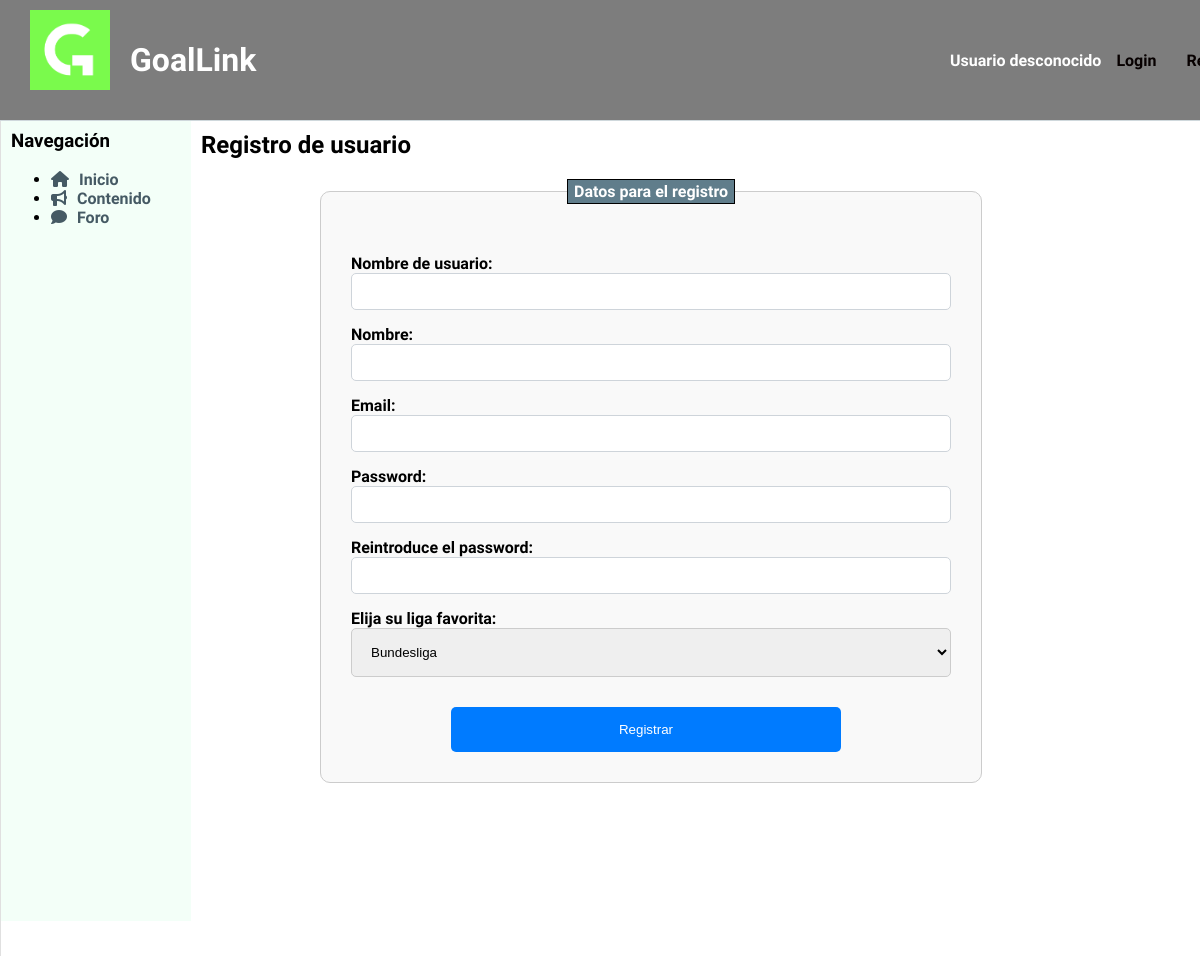
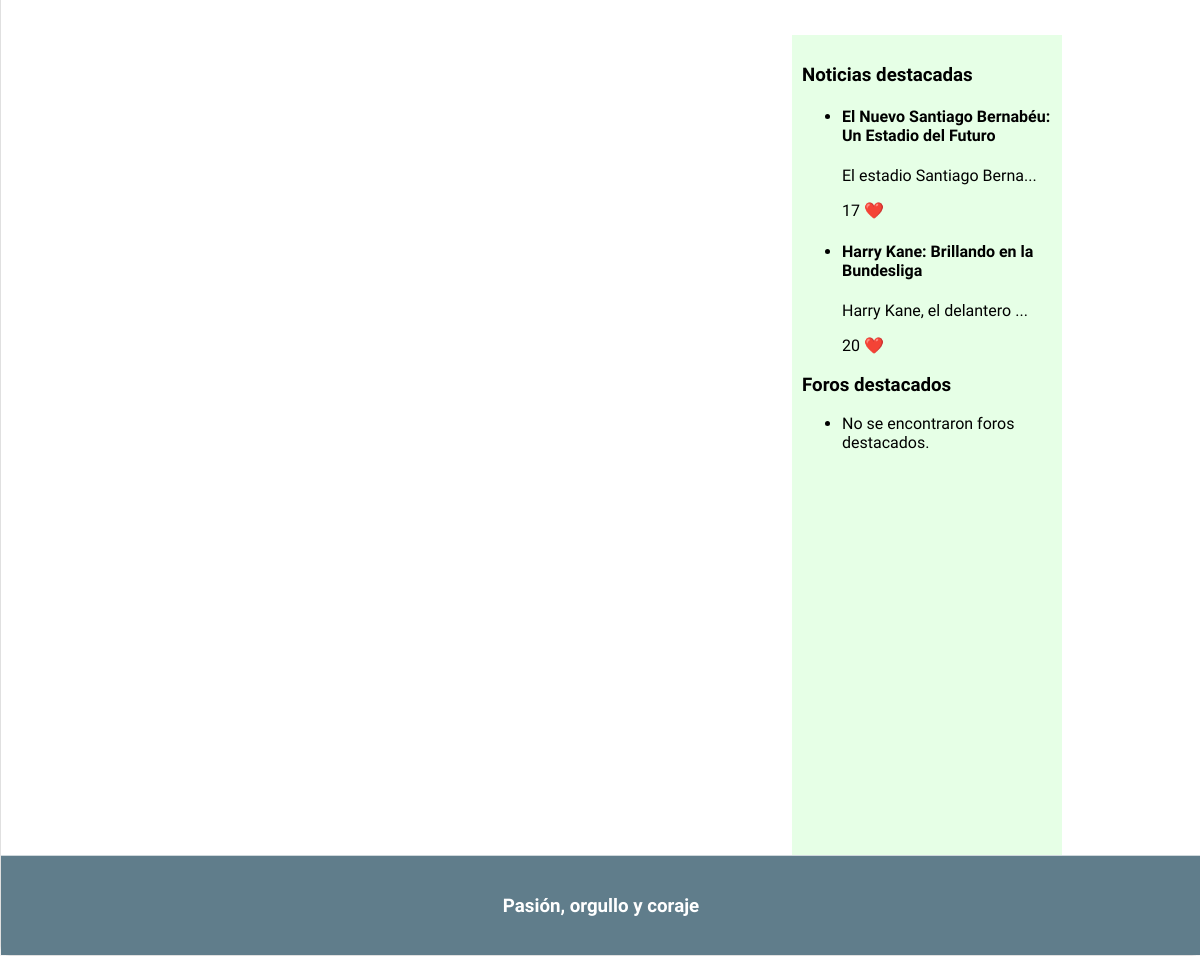
/anadirUsuario.php, run on the app's committed database (2 pictures, top to bottom).
### tables this page shows
CREATE TABLE `noticia` (
  `id` int(11) NOT NULL,
  `titulo` varchar(100) NOT NULL,
  `id_autor` int(11) DEFAULT NULL,
  `contenido` text DEFAULT NULL,
  `fecha` date NOT NULL,
  `likes` int(11) DEFAULT 0,
  `destacado` tinyint(1) NOT NULL DEFAULT 0,
  `imagen1` longblob DEFAULT NULL,
  `liga` varchar(20) DEFAULT NULL
);

### includes/src/ligas/ligasModel.php (called while the page is built, shortened)
<?php
class Liga
{
    private $nombre;
    public function __construct($nombre, $logo = NULL)
    {
        $this->nombre = $nombre;
    }
    public static function listaLigas()
    {
        $app = Aplicacion::getInstance();
        $conn = $app->getConexionBd();
        $result = $conn->query("SELECT * FROM ligas");
        if ($result && $result->num_rows > 0) {
            $lista = array();
            while ($array = $result->fetch_assoc()) {
                $liga = new Liga($array["nombre"], $array["logo"]);
                $lista[] = $liga;
            }
            return $lista;
        }
        return NULL;
    }
    public function getNombre()
    {
        return $this->nombre;
    }
}
?>

### includes/src/Aplicacion.php (called while the page is built, shortened)
<?php
class Aplicacion
{
    private $dirInstalacion;
    private $inicializada;
    private function __construct()
    {
        $this->inicializada = false;
    }
    public function init($bdDatosConexion, $rutaApp = '/', $dirInstalacion = __DIR__)
    {
        if (!$this->inicializada) {
            $this->dirInstalacion = $dirInstalacion;
            $this->inicializada = true;
        }
    }
    public function doInclude($path = '')
    {
        $params = array();
        $this->doIncludeInterna($path, $params);
    }
    private function doIncludeInterna($path, &$params)
    {
        include($this->dirInstalacion . $path);
    }
    public function generaVista(string $rutaVista, &$params)
    {
        $params['app'] = $this;
        $rutaVista = "/Vistas{$rutaVista}";
        $this->doIncludeInterna($rutaVista, $params);
    }
}

### includes/src/noticias/noticiaModel.php (called while the page is built, shortened)
<?php
class Noticia
{
    private $titulo;
    private $contenido;
    private $fecha;
    private $likes;
    public function __construct($id, $id_autor, $titulo, $contenido, $fecha, $likes, $destacado, $liga,  $imagen1=NULL)
    {
        $this->titulo = $titulo;
        $this->contenido = $contenido;
        $this->fecha = $fecha;
        $this->likes = $likes;
    }
    public static function compararFechas($a, $b) {
        $aFecha=strtotime($a->getFecha());
        $bFecha=strtotime($b->getFecha());
        return ($aFecha > $bFecha) ? -1 : 1;
    }
    public static function listaDestacados($n) {
        $app = Aplicacion::getInstance();
        $conn = $app->getConexionBd();
        $result = $conn->query("SELECT * FROM noticia WHERE destacado>=$n");
        if($result && $result->num_rows>0){
            while($array=$result->fetch_assoc()){
                $noticia= new Noticia($array["id"], $array["id_autor"], $array["titulo"], $array["contenido"], $array["fecha"], $array["likes"], $array["destacado"], $array["liga"],$array["imagen1"] );
                $lista[]=$noticia;
            }
            usort($lista, array('es\ucm\fdi\aw\noticias\Noticia', 'compararFechas'));
            return $lista;
        }
        return NULL;
    }
    public function getTitulo()
    {
        return $this->titulo;
    }
    public function getContenido()
    {
        return $this->contenido;
    }
    public function getFecha()
    {
        return $this->fecha;
    }
    public function getLikes()
    {
        return $this->likes;
    }
}

### includes/model/foroModel.php (called while the page is built, shortened)
<?php
class Foro
{
    public static function listaDestacados($n) {
        $conn = new mysqli('localhost', 'root', '', 'goallink_1');
        $result = $conn->query("SELECT * FROM foro WHERE destacado>=$n");
        return NULL;
    }
}

### includes/src/usuarios/FormularioUsuarioNuevo.php (the view, shortened to what this page needs)
<?php
require("includes/src/ligas/ligasModel.php");
class FormularioUsuarioNuevo extends Formulario
{
    function obtenerOpcionesLigas() {
        $opciones = '';
        $ligas = Liga::listaLigas();
        if ($ligas) {
            foreach ($ligas as $liga) {
                $opciones .= "<option value='" . $liga->getNombre() . "'>" . $liga->getNombre() . "</option>";
            }
        }
        return $opciones;
    }
    protected function generaCamposFormulario(&$datos)
    {
        $nombreUsuario = $datos['nombreUsuario'] ?? '';
        $nombre = $datos['nombre'] ?? '';
        $htmlErroresGlobales = self::generaListaErroresGlobales($this->errores);
        $erroresCampos = self::generaErroresCampos(['nombreUsuario', 'nombre', 'password', 'password2'], $this->errores, 'span', array('class' => 'error'));
        $ligas=self::obtenerOpcionesLigas();
        $html = <<<EOF
        $htmlErroresGlobales
        <fieldset class="formulario">
            <legend>Datos para el registro</legend>
            <div>
                <label for="nombreUsuario">Nombre de usuario:</label>
                <input id="nombreUsuario" type="text" name="nombreUsuario" value="$nombreUsuario" />
                {$erroresCampos['nombreUsuario']}
            </div>
            <div>
                <label for="nombre">Nombre:</label>
                <input id="nombre" type="text" name="nombre" value="$nombre" />
                {$erroresCampos['nombre']}
            </div>
            <div>
            <label for="email">Email:</label>
            <input id="email" type="text" name="email"/>
            {$erroresCampos['email']}
            </div>
            <div>
                <label for="password">Password:</label>
                <input id="password" type="password" name="password" />
                {$erroresCampos['password']}
            </div>
            <div>
                <label for="password2">Reintroduce el password:</label>
                <input id="password2" type="password" name="password2" />
                {$erroresCampos['password2']}
            </div>
            <div>
                <label>Elija su liga favorita:</label>
                <select name="liga">
                {$ligas}
                {$erroresCampos['liga']}
                </select>
            </div>
            <div>
                <button type="submit" name="registro">Registrar</button>
            </div>
        </fieldset>
        EOF;
        return $html;
    }
}

### includes/comun/sidebarDer.php (shortened to what this page needs)
<aside id="sidebarDer">
    <h3>Noticias destacadas</h3>
    <ul>
        <?php
            require_once "includes/src/noticias/noticiaModel.php";
            $noticiasDestacadas = Noticia::listaDestacados(1);
            if ($noticiasDestacadas != NULL) {
                foreach ($noticiasDestacadas as $noticia) {
                    echo "<li>";
                    echo "<h4>" . $noticia->getTitulo() . "</h4>";
                    echo "<p>" . substr($noticia->getContenido(), 0, 25) . "..."."</p>";
                    echo "<p>" . $noticia->getLikes() . " <span style='color: red;'>&#10084;&#65039;</span></p>";
                    echo "</li>";
                }
            }
            else {
                echo "<li>No se encontraron noticias destacadas.</li>";
            }
        ?>
    </ul>
    <h3>Foros destacados</h3>
    <ul>
        <?php
            require "includes/model/foroModel.php";
            $forosDestacados = Foro::listaDestacados(1);
            if ($forosDestacados != NULL) {
                foreach ($forosDestacados as $foro) {
                    echo "<li>";
                    echo "<h4>" . $foro->getTitulo() . "</h4>";
                    echo "<p>" . $foro->getDescripcion() . "</p>";
                    echo "<p>" . $foro->getLikes() . " <span style='color: red;'>&#10084;&#65039;</span></p>";
                    echo "</li>";
                }
            } else {
                echo "<li>No se encontraron foros destacados.</li>";
            }
        ?>
    </ul>
</aside>

### CSS/estilo.css (style rules this page uses)
body { background-color: #F5F5F5; margin: 0px; font-family: "Signika Negative", sans-serif; }
aside { padding: 10px; float: right; width: 250px; height: 800px; background-color: #e6ffe6; margin-top: 70px; margin-right: 139px; }
fieldset { border: 1px solid black; width: 15em; margin: 0 auto; }
legend { color: #fff; background: #607D8B; border: 1px solid black; padding: 2px 6px; }
label { width: 3000x; float: left; text-align: left; margin-right: 0.5em; display: block; }
button { margin-left: 100px; background-color: #0288D1; color: white; border: none; padding: 10px 20px; border-radius: 5px; cursor: pointer; transition: background-color 0.3s ease; }
form button { margin-top: 10px; }

### CSS/form.css (style rules this page uses)
.formulario { width: 80%; max-width: 600px; margin: auto; padding: 30px; border: 1px solid #ccc; border-radius: 10px; background-color: #f9f9f9; }
.formulario label { font-weight: bold; }
.formulario input, .formulario textarea { width: 100%; padding: 10px; margin-bottom: 15px; border: 1px solid #ced4da; border-radius: 5px; box-sizing: border-box; }
.formulario select { width: 100%; padding: 15px; margin-bottom: 20px; border: 1px solid #ccc; border-radius: 5px; box-sizing: border-box; }
.formulario button { width: 65%; background-color: #007bff; color: #fff; padding: 15px; border: none; border-radius: 5px; cursor: pointer; transition: background-color 0.3s; display: block; text-align: center; }
.formulario legend { font-weight: bold; margin-bottom: 20px; }

### data on the page
noticia: titulo "El Nuevo Santiago Bernabéu: Un Estadio del Futuro", contenido "El estadio Santiago Berna", likes "17"
noticia: titulo "Harry Kane: Brillando en la Bundesliga", contenido "Harry Kane, el delantero", likes "20"

### other printed values
form field liga "Bundesliga"
